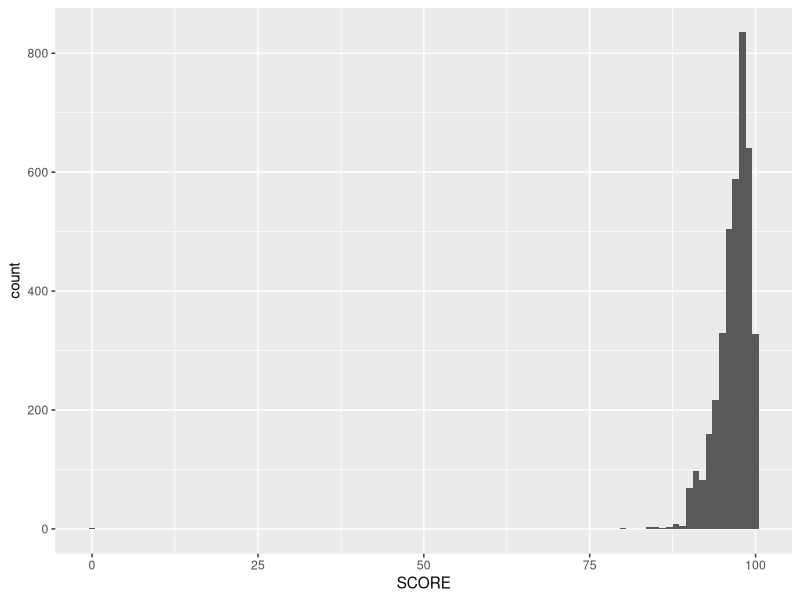
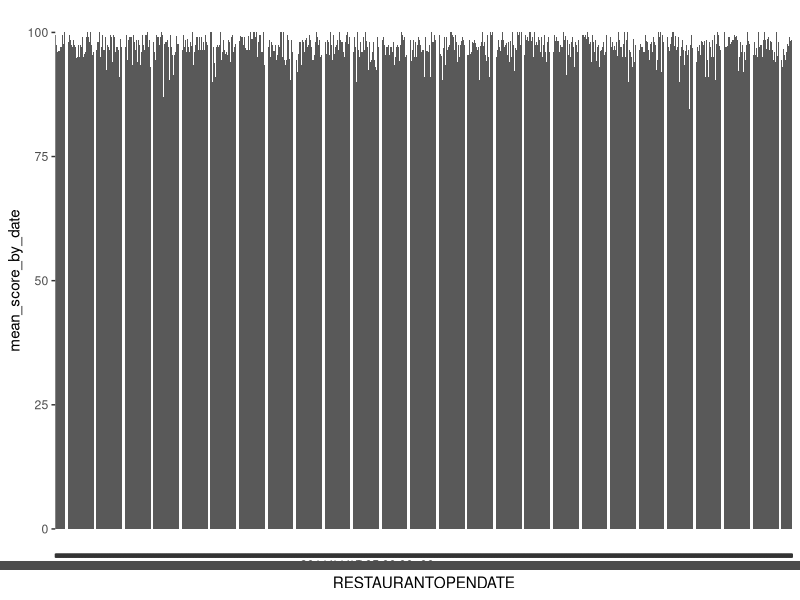
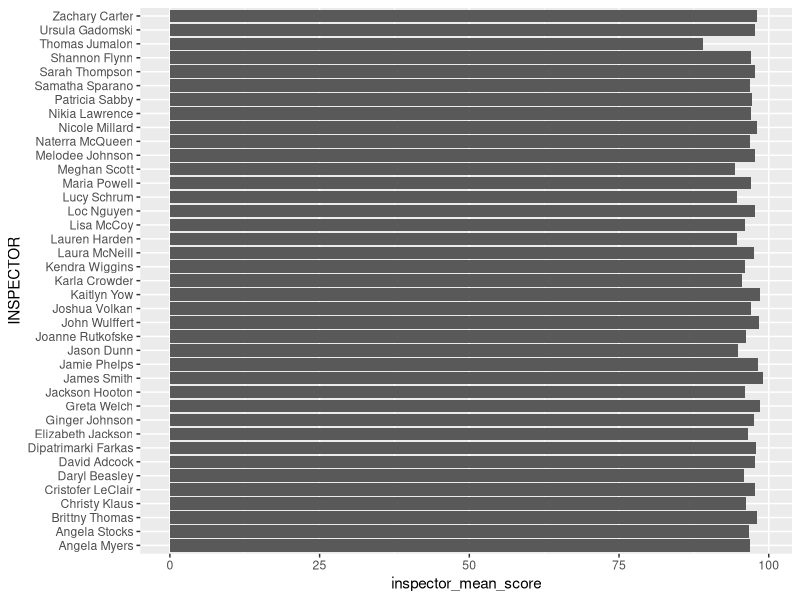

Here is the R script that generated these plots, in order: (Note: this script raises an error after producing the figures.)
# PLAN 372 Homework 2
# Sarah Followill

# Load libraries
library(tidyverse)
library(lubridate)

# load data
# name data set object
inspections = read_csv("restaurant_inspections.csv")


# 1. Visualize the overall distribution of inspection scores using a histogram. [1 point] 
# Create histogram and add aesthetics
# x is score, showing counts of various scores across the range 0-100
ggplot(inspections, aes(x=SCORE)) +
  geom_histogram(binwidth = 1)



# 2. Some restaurants have been in business much longer than others. Is there any trend in 
# terms of how highly older vs. newer restaurants score on their inspections? [0.5 points]
# Make new plot, organizing by date of restaurants to see trend

# Make new table of inspectors' mean scores by restuarant open date
inspections_by_date = group_by(inspections, RESTAURANTOPENDATE) %>%
  summarize(mean_score_by_date = mean(SCORE))

# Display the new table
view(inspections_by_date)

# Plot the new table
ggplot(inspections_by_date, aes(x=RESTAURANTOPENDATE, y=mean_score_by_date)) +
  geom_col()



# 3. Wake County is the most populous county in North Carolina, and there are many cities 
# in it. Do the inspection scores vary by city? Note that the city column contains some 
# differently spelled city names; make sure to clean those up so that there is only one 
# estimated value per city. The recode function that we used for creating a 
# weekend/weekday variable in the SFpark exercise will be useful here, and you may also 
# be interested in the str_to_upper function. [1 point] 

# Go through list of cities in alphabetical order and find spelling and case mismatches
# Use recode to make all cities correct spelling and case
inspections$CITY = recode(inspections$CITY, "Apex"="APEX", "Cary"="CARY", "Fuquay Varina"="FUQUAY VARINA",
                          "FUQUAY-VARINA"="FUQUAY VARINA", "Fuquay-Varina"="FUQUAY VARINA",
                          "Garner"="GARNER", "Holly Springs"="HOLLY SPRINGS", "HOLLY SPRING"="HOLLY SPRINGS",
                          "Morrisville"="MORRISVILLE", "Raleigh"="RALEIGH", "RTP"="RESEARCH TRIANGLE PARK",
                          "Wake Forest"="WAKE FOREST", "Zebulon"="ZEBULON",)

# now, look at mean scores by city
cityscores = group_by(inspections, CITY) %>%
  summarize(SCORE=mean(SCORE))

# Get rid of NA values
# What is after the !is.na is the column name with the NAs in it
cityscores = filter(cityscores, !is.na(CITY))

#display
view(cityscores)



# 4. Wake County employs a whole team of inspectors. It is possible that some inspectors 
# may be more thorough than others. Do inspection scores vary by inspector? [0.5 points] 

# Make new table of inspectors and their mean scores
inspector_scores = group_by(inspections, INSPECTOR) %>%
  summarize(inspector_mean_score = mean(SCORE))

# Display the new table
view(inspector_scores)

# Plot the new table
# Putting inspector names in the y aesthetic lets you read the full name
ggplot(inspector_scores, aes(x=inspector_mean_score, y=INSPECTOR)) +
  geom_col()



# 5. It is possible that some extreme results from the previous questions are due to small 
#sample sizes in a particular city, for a particular inspector, or in a particular time period. 
#Look at the sample sizes in each of your groups. Do you think this is an explanation for 
#the results you came to above?

# Calculate count of inspections by inspector
# Create data frame of inspectors
df <- data.frame(inspections$INSPECTOR)

# create a frequency table to find count per inspector
countsDF <- table(df$inspections.INSPECTOR)

view(countsDF)

# use names to match the inspector names in the countsDF, then assign 
# the corresponding count to each inspector
df$count <- countsDF[match(df$inspections.INSPECTOR,  names(countsDF))]

# Make table of count per inspector with only one object for each inspector
count_by_inspector = group_by(df, inspections.INSPECTOR) %>%
  summarize(inspections_per_inspector = mean(count))


# Calculate count of inspections by city
# Create data frame of cities
df_city <- data.frame(inspections$CITY)

# create a frequency table to find count per city
countsDF_city <- table(df_city$inspections.CITY)

# use names to match the city names in the countsDF_city, then assign 
# the corresponding count to each city
df_city$count <- countsDF_city[match(df_city$inspections.CITY,  names(countsDF_city))]

# Make table of count per city with only one object for each city
count_by_city = group_by(df_city, inspections.CITY) %>%
  summarize(inspections_per_city = mean(count))

# Get rid of NA values
# What is after the !is.na is the column name with the NAs in it
count_by_city = filter(count_by_city, !is.na(inspections_per_city))


# Calculate count of inspections by date of restaurant opening
# Create data frame of restaurant open dates
df_date <- data.frame(inspections$RESTAURANTOPENDATE)

# create a frequency table to find count per date
countsDF_date <- table(df_date$inspections.RESTAURANTOPENDATE)

# use names to match the dates in the countsDF_date, then assign 
# the corresponding count to each date
df_date$count <- countsDF_date[match(df_date$inspections.RESTAURANTOPENDATE,  names(countsDF_date))]

# Make table of count per city with only one object for each city
count_by_date = group_by(df_date, inspections.RESTAURANTOPENDATE) %>%
  summarize(inspections_per_date = mean(count))

# Get rid of NA values
# What is after the !is.na is the column name with the NAs in it
count_by_date = filter(count_by_date, !is.na(inspections_per_date))


#Work Zone, trying to get just years
# The data currently have hourly records. We want a monthly plot.
# First, create a column with the month that we can group by. To do that, we parse
# the date, then use floor_date to get the beginning of the month.
# lubridate has date parsing functions names things like mdy_hms for
# month/day/year, hours:minutes:seconds format. Inspect the Time column and figure
# out which function to use here.
count_by_date$inspections.RESTAURANTOPENYEAR = ymd_hms(count_by_date$inspections.RESTAURANTOPENDATE)

# Use the floor_date function to get the start of each month
# Working until here
count_by_date$inspections.RESTAURANTOPENYEAR = floor_date(count_by_date$inspections.RESTAURANTOPENYEAR, unit="year")

# Make table of count per year with only one object for each year
# Not working
count_by_date$inspections.RESTAURANTOPENYEAR = group_by(count_by_date, inspections.RESTAURANTOPENYEAR, unit = "year") %>%
  summarize(count_by_date = sum(count))


# Trying another way to make table of count per year with only one object for each year
# Create data frame of restaurant open dates
df_date_y <- data.frame(count_by_date$inspections.RESTAURANTOPENYEAR)

# create a frequency table to find count per date
countsDF_date_y <- table(df_date_y$count_by_date.inspections.RESTAURANTOPENYEAR)

# This works, shows frequency table
view(countsDF_date_y)


# use names to match the city names in the countsDF_city, then assign 
# the corresponding count to each city
# Stops working here, getting NA values
df_date_y$count <- countsDF_date_y[match(df_date_y$count_by_date.inspections.RESTAURANTOPENYEAR,  names(countsDF_date_y))]

# Make table of count per city with only one object for each city
count_by_date_y = group_by(df_date_y, count_by_date.inspections.RESTAURANTOPENYEAR) %>%
  summarize(inspections_per_date_y = mean(count))




# 6. The data file contains records for many types of food-service facility (e.g. restaurants, 
# food trucks, etc.). Are the scores for restaurants higher than other types of facility? 

# Make new table of restaurant types and their mean scores
type_scores = group_by(inspections, FACILITYTYPE) %>%
  summarize(type_mean_score = mean(SCORE))

# Display the new table
view(type_scores)

# Plot the new table
# Putting facility type names in the y aesthetic lets you read the full name
ggplot(type_scores, aes(x=type_mean_score, y=FACILITYTYPE)) +
  geom_col()


# 7. Since restaurants are where the general public is most likely to interact with the food-
#service system, Wake County Public Health is particularly interested in sanitation in 
#restaurants. Repeat the analyses above (1-5) for restaurants specifically.

#Make new table of data only from restaurants by filtering original dataset "inspections"
#to only include objects where the facility type is restaurant.
restaurants = filter(inspections, FACILITYTYPE == "Restaurant")


# 7.1. Visualize the overall distribution of inspection scores for restaurants only using a histogram. 
# Create histogram and add aesthetics
# x is score, showing counts of various scores for restaurants across the range 0-100
ggplot(restaurants, aes(x=SCORE)) +
  geom_histogram(binwidth = 1)

# 7.2. Some restaurants have been in business much longer than others. Is there any trend in 
# terms of how highly older vs. newer restaurants score on their inspections? [0.5 points]
# Make new plot, organizing by date of restaurants to see trend

# Make new table of inspectors' mean scores by restaurant open date for restaurants only.
res_inspections_by_date = group_by(restaurants, RESTAURANTOPENDATE) %>%
  summarize(res_mean_score_by_date = mean(SCORE))

# Display the new table
view(res_inspections_by_date)

# Plot the new table
ggplot(res_inspections_by_date, aes(x=RESTAURANTOPENDATE, y=res_mean_score_by_date)) +
  geom_col()

# 7.3. Wake County is the most populous county in North Carolina, and there are many cities 
# in it. Do the inspection scores vary by city? Note that the city column contains some 
# differently spelled city names; make sure to clean those up so that there is only one 
# estimated value per city. The recode function that we used for creating a 
# weekend/weekday variable in the SFpark exercise will be useful here, and you may also 
# be interested in the str_to_upper function. [1 point] 

# City names already cleaned

# now, look at mean scores for restaurants only by city and display
res_cityscores = group_by(restaurants, CITY) %>%
  summarize(SCORE=mean(SCORE))

view(res_cityscores)


# 7.4. Wake County employs a whole team of inspectors. It is possible that some inspectors 
# may be more thorough than others. Do inspection scores vary by inspector? [0.5 points] 

# Make new table of inspectors and their mean scores for restaurants only
res_inspector_scores = group_by(restaurants, INSPECTOR) %>%
  summarize(res_inspector_mean_score = mean(SCORE))

# Display the new table
view(res_inspector_scores)

# Plot the new table
# Putting inspector names in the y aesthetic lets you read the full name
ggplot(res_inspector_scores, aes(x=res_inspector_mean_score, y=INSPECTOR)) +
  geom_col()


#7.5 It is possible that some extreme results from the previous questions are due to small 
#sample sizes in a particular city, for a particular inspector, or in a particular time period. 
#Look at the sample sizes in each of your groups. Do you think this is an explanation for 
#the results you came to above for restaurants only?

# Calculate count of restaurant only inspections by inspector
# Create data frame of inspectors
res_df <- data.frame(restaurants$INSPECTOR)

# create a frequency table to find count per inspector
res_countsDF <- table(res_df$restaurants.INSPECTOR)

view(res_countsDF)

# use names to match the inspector names in the res_countsDF, then assign 
# the corresponding count to each inspector
res_df$count <- res_countsDF[match(res_df$restaurants.INSPECTOR,  names(res_countsDF))]

# Make table of count per inspector with only one object for each inspector
res_count_by_inspector = group_by(res_df, restaurants.INSPECTOR) %>%
  summarize(res_inspections_per_inspector = mean(count))


# Calculate count of restaurant only inspections by city
# Create data frame of cities
res_df_city <- data.frame(restaurants$CITY)

# create a frequency table to find count per city
res_countsDF_city <- table(res_df_city$restaurants.CITY)

# use names to match the city names in the res_countsDF_city, then assign 
# the corresponding count to each city
res_df_city$count <- res_countsDF_city[match(res_df_city$restaurants.CITY,  names(res_countsDF_city))]

# Make table of count per city with only one object for each city
res_count_by_city = group_by(res_df_city, restaurants.CITY) %>%
  summarize(res_inspections_per_city = mean(count))


# Calculate count of restaurant only inspections by date of restaurant opening
# Create data frame of restaurant open dates
res_df_date <- data.frame(restaurants$RESTAURANTOPENDATE)

# create a frequency table to find count per date
res_countsDF_date <- table(res_df_date$restaurants.RESTAURANTOPENDATE)

# use names to match the dates in the res_countsDF_date, then assign 
# the corresponding count to each city
res_df_date$count <- res_countsDF_date[match(res_df_date$restaurants.RESTAURANTOPENDATE,  names(res_countsDF_date))]

# Make table of count per city with only one object for each city
res_count_by_date = group_by(res_df_date, restaurants.RESTAURANTOPENDATE) %>%
  summarize(res_inspections_per_date = mean(count))


#Work Zone, trying to get just years
# The data currently have hourly records. We want a monthly plot.
# First, create a column with the month that we can group by. To do that, we parse
# the date, then use floor_date to get the beginning of the month.
# lubridate has date parsing functions names things like mdy_hms for
# month/day/year, hours:minutes:seconds format. Inspect the Time column and figure
# out which function to use here.
res_count_by_date$restaurants.RESTAURANTOPENYEAR = ymd_hms(res_count_by_date$restaurants.RESTAURANTOPENDATE)

# Use the floor_date function to get the start of each month
# Working until here
res_count_by_date$restaurants.RESTAURANTOPENYEAR = floor_date(res_count_by_date$restaurants.RESTAURANTOPENYEAR, unit="year")

# Make table of count per year with only one object for each year
# Not working
res_count_by_date$restaurants.RESTAURANTOPENYEAR = group_by(res_count_by_date, restaurants.RESTAURANTOPENYEAR, unit = "year") %>%
  summarize(res_count_by_date = sum(count))


# Trying another way to make table of count per year with only one object for each year
# Create data frame of restaurant open dates
res_df_date_y <- data.frame(res_count_by_date$restaurants.RESTAURANTOPENYEAR)

# create a frequency table to find count per date
res_countsDF_date_y <- table(res_df_date_y$res_count_by_date.restaurants.RESTAURANTOPENYEAR)

# This works, shows frequency table
view(res_countsDF_date_y)

# use names to match the city names in the countsDF_city, then assign 
# the corresponding count to each city
# Stops working here, getting NA values
res_df_date_y$count <- res_countsDF_date_y[match(res_df_date_y$res_count_by_date.restaurants.RESTAURANTOPENYEAR,  names(res_countsDF_date_y))]

# Make table of count per city with only one object for each city
res_count_by_date_y = group_by(res_df_date_y, res_count_by_date.restaurants.RESTAURANTOPENYEAR) %>%
  summarize(res_inspections_per_date_y = mean(count))

